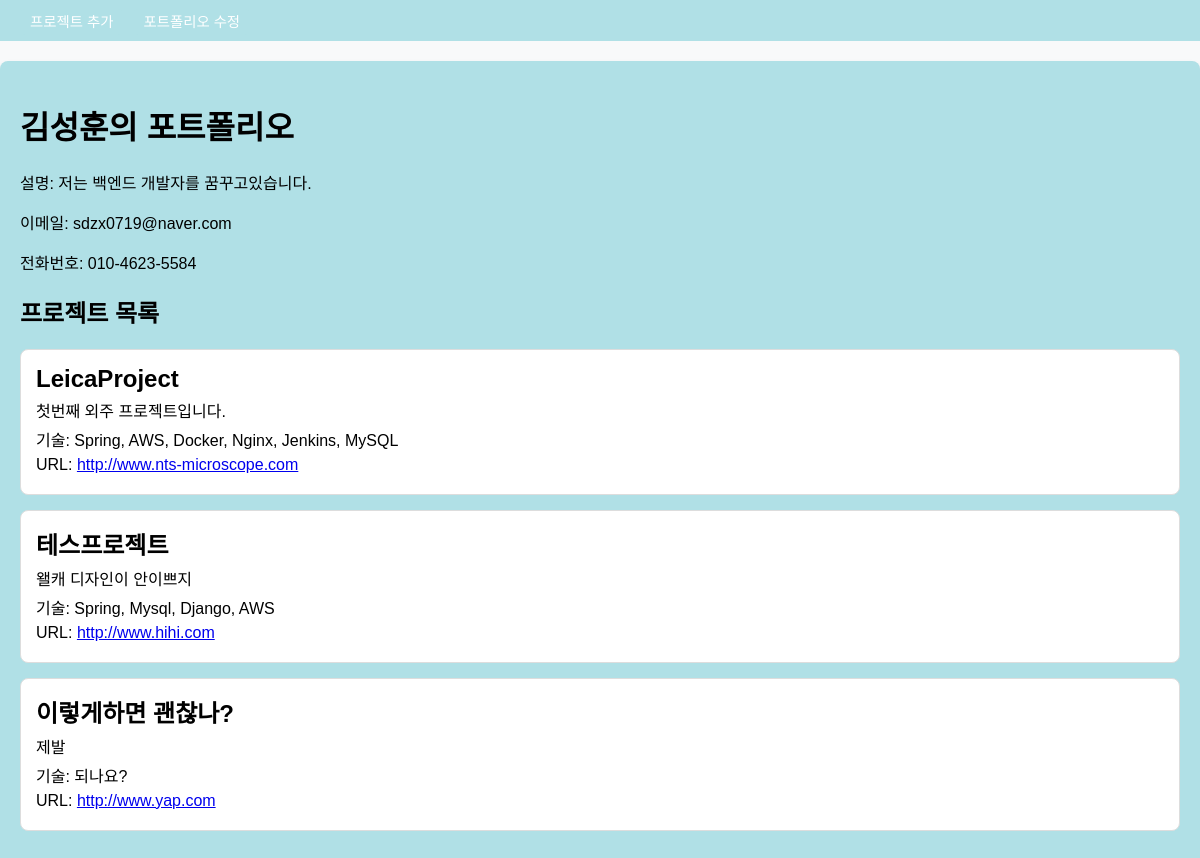
Before: /main/ with the older database file.
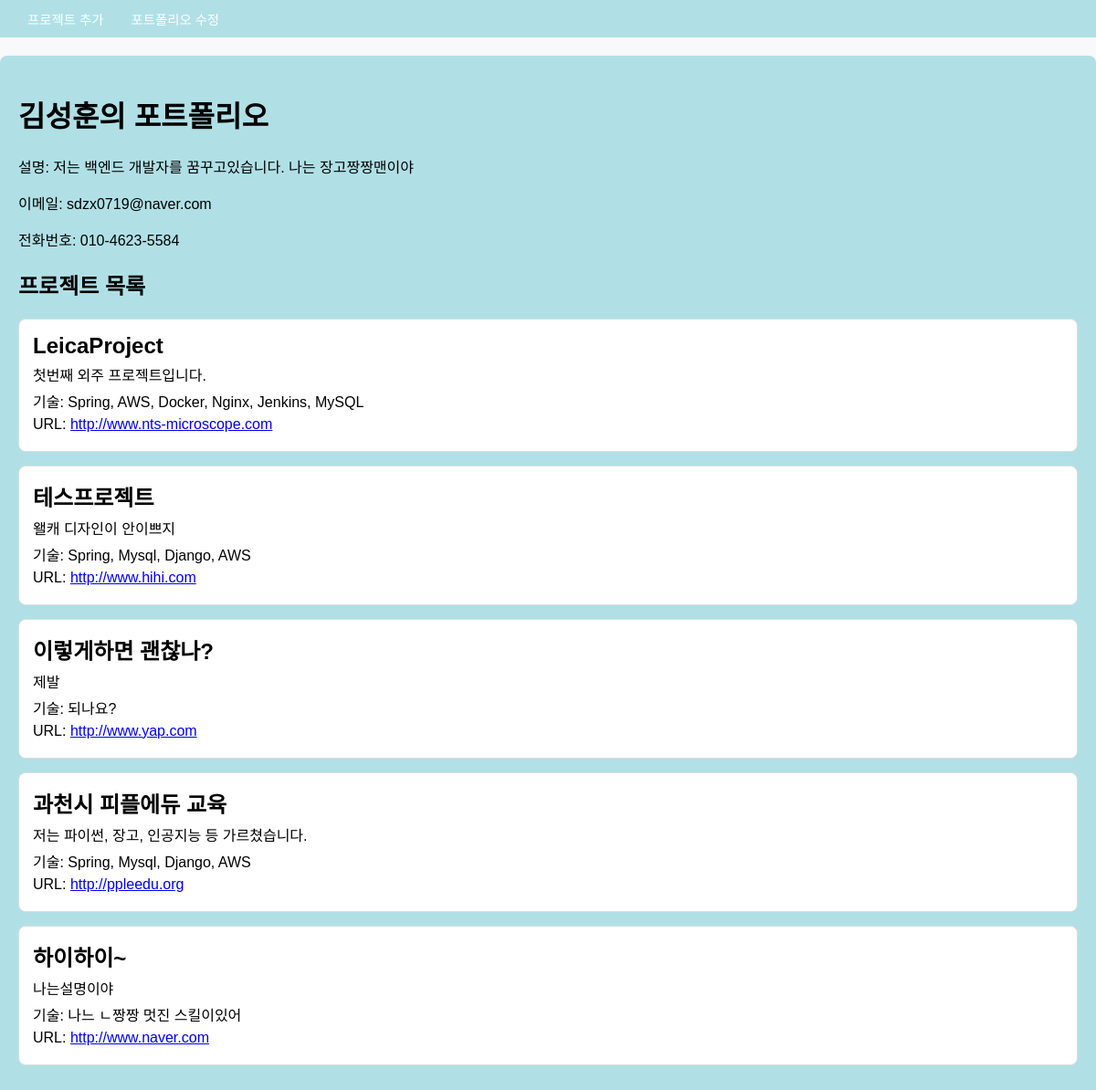
After: the same page with the newer database file.
### portfolio/models.py (models this page shows, shortened)
class Profile(models.Model):
    name = models.CharField(max_length=100)
    description = models.TextField()  # 소개글
    email = models.EmailField()
    phone = models.CharField(max_length=15, blank=True, null=True)
    skill = models.CharField(max_length=100)

class Project(models.Model):
    title = models.CharField(max_length=200)
    description = models.TextField()
    skill = models.CharField(max_length=100)
    created_at = models.DateTimeField(auto_now_add=True)
    url = models.URLField(blank=True, null=True)  # 프로젝트 URL

### portfolio/views.py (the view)
# urls.py: path('main/', views.portfolio_main, name='portfolio_main'),
def portfolio_main(request):
    profile = get_object_or_404(Profile)  # Profile이 없으면 404를 띄움
    projects = Project.objects.all()  # 모든 프로젝트 가져오기
    context = {
        'profile': profile,
        'projects': projects,
    }
    return render(request, 'portfolio/main.html', context)

### portfolio/templates/portfolio/main.html (shortened to what this page needs)
<!DOCTYPE html>
<html lang="en">
<head>
    {% load static %}
    <link rel="stylesheet" href="{% static 'portfolio/mainStyle.css' %}">
</head>
<body>
    <nav>
        <ul>
            <li><a href="{% url 'portfolio_create' %}">프로젝트 추가</a></li>
            <li><a href="{% url 'portfolio_update' profile.id %}">포트폴리오 수정</a></li>
        </ul>
    </nav>
    <div class="container">
        <h1>{{ profile.name }}의 포트폴리오</h1>
        <p>설명: {{ profile.description }}</p>
        <p>이메일: {{ profile.email }}</p>
        <p>전화번호: {{ profile.phone }}</p>
        <h2>프로젝트 목록</h2>
        <div class="projects">
            {% for project in projects %}
                <div class="project-card">
                    <h3>{{ project.title }}</h3>
                    <p>{{ project.description }}</p>
                    <p>기술: {{ project.skill }}</p>
                    {% if project.url %}
                        <p>URL: <a href="{{ project.url }}" target="_blank">{{ project.url }}</a></p>
                    {% endif %}
                </div>
            {% endfor %}
        </div>
    </div>
</body>
</html>

### portfolio/static/portfolio/mainStyle.css (style rules this page uses)
body { font-family: 'Arial', sans-serif; margin: 0; padding: 0; background-color: #f8f9fa; }
nav { background-color: #b0e0e6; padding: 10px 20px; }
nav ul { list-style: none; margin: 0; padding: 0; display: flex; justify-content: flex-start; }
nav ul li { margin-right: 10px; }
nav ul li a { color: white; text-decoration: none; padding: 5px 10px; font-size: 0.9em; background-color: #b0e0e6; border-radius: 5px; }
.container { max-width: 1200px; margin: 20px auto; padding: 20px; background-color: #b0e0e6; box-shadow: 0px 4px 6px rgba(0, 0, 0, 0.1); border-radius: 8px; }
.project-card { border: 1px solid #ddd; padding: 15px; margin-bottom: 15px; border-radius: 8px; background-color: #fff; }
.project-card h3 { margin: 0; font-size: 1.5em; }
.project-card p { margin: 5px 0; }

Changed rows visible on the page:
changed Profile "김성훈": description "저는 백엔드 개발자를 꿈꾸고있습니다." → "저는 백엔드 개발자를 꿈꾸고있습니다. 나는 장고짱짱맨이야"
added Project: title "과천시 피플에듀 교육", description "저는 파이썬, 장고, 인공지능 등 가르쳤습니다.", skill "Spring, Mysql, Django, AWS", url "http://ppleedu.org"
added Project: title "하이하이~", description "나는설명이야", skill "나느 ㄴ짱짱 멋진 스킬이있어", url "http://www.naver.com"
